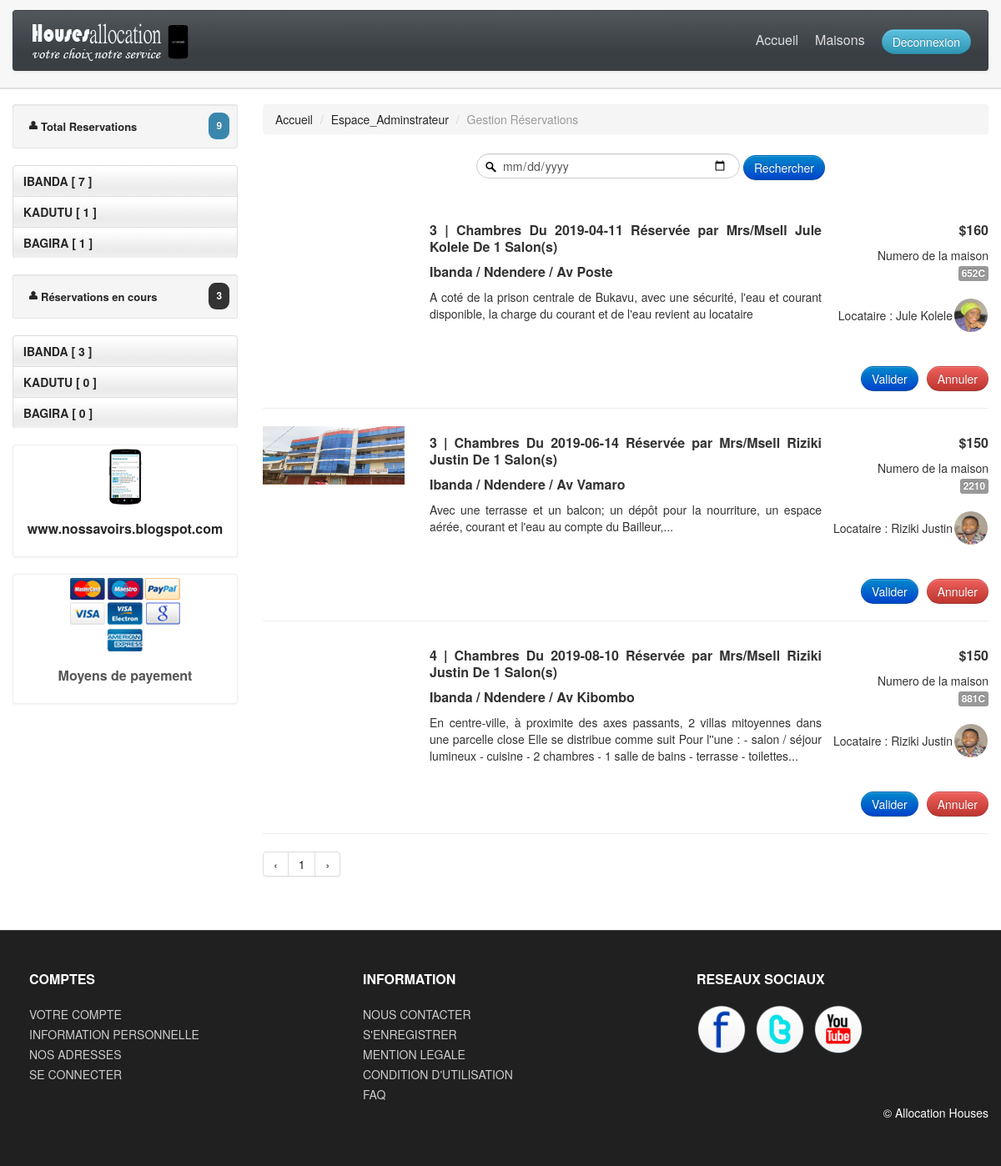
Page /gReservations.php (signed in) on the committed database.
### tables this page shows
CREATE TABLE IF NOT EXISTS `reservations` (
  `IdRes` int(11) NOT NULL AUTO_INCREMENT,
  `DateRes` date NOT NULL,
  `NbMois` int(11) NOT NULL,
  `DebutContrat` date NOT NULL,
  `StatutRes` varchar(30) NOT NULL,
  `IdLocat` int(11) DEFAULT NULL,
  `IdMaison` int(11) DEFAULT NULL,
  `IdAgent` int(11) DEFAULT NULL,
  `Accord` varchar(10) NOT NULL,
  PRIMARY KEY (`IdRes`),
  KEY `fk_reservations_maisons1_idx` (`IdMaison`),
  KEY `fk_reservations_locataires1_idx` (`IdLocat`),
  KEY `fk_reservations_agents1_idx` (`IdAgent`)
);

CREATE TABLE IF NOT EXISTS `maisons` (
  `IdM` int(11) NOT NULL AUTO_INCREMENT,
  `Libelle` longtext NOT NULL,
  `Num` varchar(30) NOT NULL,
  `Prix` int(11) NOT NULL,
  `Commune` varchar(30) NOT NULL,
  `Quartier` varchar(30) NOT NULL,
  `Avenue` varchar(30) NOT NULL,
  `NbChambre` int(11) NOT NULL,
  `NbSalon` int(11) NOT NULL,
  `NbDouche` int(11) NOT NULL,
  `Description` longtext NOT NULL,
  `EtatMaison` varchar(20) NOT NULL,
  `StatutMaison` varchar(10) NOT NULL,
  `DateOffre` date NOT NULL,
  `Photo` varchar(30) NOT NULL,
  `IdB` int(11) DEFAULT NULL,
  `IdAdm` int(11) DEFAULT NULL,
  PRIMARY KEY (`IdM`),
  KEY `fk_maisons_bailleurs_idx` (`IdB`),
  KEY `fk_maisons_agents1_idx` (`IdAdm`)
);

CREATE TABLE IF NOT EXISTS `locataires` (
  `IdLoc` int(11) NOT NULL AUTO_INCREMENT,
  `NomLoc` varchar(30) NOT NULL,
  `PrenomLoc` varchar(30) NOT NULL,
  `SexeLoc` varchar(10) NOT NULL,
  `DateNaissLoc` date NOT NULL,
  `EtatCivilLoc` varchar(15) NOT NULL,
  `NationaliteLoc` varchar(30) NOT NULL,
  `EmailLoc` varchar(30) NOT NULL,
  `ResidenceLoc` varchar(50) DEFAULT NULL,
  `NumPieceLoc` varchar(50) NOT NULL,
  `Password` varchar(30) NOT NULL,
  `TelephoneLoc` varchar(15) NOT NULL,
  `AvatarLoc` varchar(30) NOT NULL,
  PRIMARY KEY (`IdLoc`)
);

### gReservations.php (the view, shortened to what the rows shown need)
<?php
	include('config/connexion.php');
	if (isset($_SESSION['idAdmin'])) {
		$statutRes = 'Invalide';
?>
<!DOCTYPE html>
<html lang="fr">
  <head>
    <link id="callCss" rel="stylesheet" href="themes/bootshop/bootstrap.min.css" media="screen"/>
    <link href="themes/css/base.css" rel="stylesheet" media="screen"/>
	<link href="themes/css/bootstrap-responsive.min.css" rel="stylesheet"/>
	<link href="themes/css/font-awesome.css" rel="stylesheet" type="text/css">
	<link href="themes/js/google-code-prettify/prettify.css" rel="stylesheet"/>
  </head>
<body>
<div id="mainBody">
	<div class="container">
		<div class="row">
			<div class="span9">
				<div class="tab-content">
					<?php if (isset($_GET['action'])=='supp') {
							$reqAff = $bdd->prepare('SELECT * FROM reservations,locataires,maisons WHERE reservations.IdLocat = locataires.IdLoc AND reservations.Idmaison = maisons.IdM AND IdRes = :idRes');
						    $reqAff->execute(array('idRes' => $_GET['idRes']));
						    $result = $reqAff->fetch();
						    $idRes = $result['IdRes'];
						    if ($result) {
						        if (isset($_POST['annulerRes'])) {
									$req = $bdd->prepare('DELETE FROM reservations WHERE IdRes = :idRes');
							        $req->execute(array('idRes' => $_GET['idRes'] ));
								    if ($req) {
								        header('Location:gReservations.php');
								        echo "<meta http-equiv='refresh' content'0;URL=gReservations.php'>";
								    }else{
								    }
						        }
						    }
						?>
					<div id="login" class="modal  fade in"  role="dialog" aria-labelledby="login" aria-hidden="false" >
					  <div class="modal-header">
						<a href="gReservations.php" class="close"><span >x</span><meta http-equiv='refresh' content'0;URL=gReservations.php'></a>
						<h3>Annuler Réservation </h3>
					  </div>
			  			<div class="modal-body" style="text-align: center;">
							<form class="form-vertical loginFrm" method="POST" action="" >
				  				<h4> Voulez-vous vraiment annuler cette réservations de ? <h4 style="color: blue;"><?php echo $result['NomLoc'].' ?'; ?></h4> </h4>
							  	<table align="center">
								  <tr class="gallery">
								  	<td colspan="2">
								  		<span >
								  			<a href="themes/images/maisons/<?php echo $result['Photo']; ?>"><img width="200" style="border-radius: 200px;" src="themes/images/maisons/<?php echo $result['Photo']; ?>" alt=""/>
								  			</a>
								  		</span>
								  	</td>
								  </tr>
								  <tr><td>
								  	<div class="control-group">
								  	<input type="submit" id="inputEmail" class="btn btn-success" value="Oui" name="annulerRes">
								  	<a href="gReservations.php" id="inputEmail" class="btn btn-default"><span >Non</span><meta http-equiv='refresh' content'0;URL=gReservations.php'></a>
								  </div></td>
								 </tr>
								</table>
							</form>
			  			</div>
					</div>
					<?php }else{ ?>
					<br class="clr"/>
					<div class="tab-content ">
						<div class="tab-pane active" id="listView">
						 	<?php
						        if (isset($_POST['rechercher'])) {
						           $dateRes = $_POST['dtResRech'];
						           $reqRes = $bdd->prepare("SELECT * FROM reservations,locataires,maisons,agents
						           WHERE
						            	reservations.IdLocat = locataires.IdLoc
						            	AND reservations.IdMaison = maisons.IdM
						            	AND reservations.StatutRes = '$statutRes'
						            	AND DateRes LIKE '%$dateRes%' ORDER BY DateRes ASC");
						            $reqRes->execute();
						            $nbb = $reqRes->rowCount();
									if($nbb > 0){
						            while ($resAdmin = $reqRes->fetch()) { ?>
            				<div class="row">
								<div class="span2">
									<a href="themes/images/maisons/<?php echo $resAdmin['Photo']; ?>"><img style="width:100%" src="themes/images/maisons/<?php echo $resAdmin['Photo']; ?>" alt=""/></a>
								</div>
								<div class="span4" style="text-align: justify;">
									<h5 style="text-align: justify;"><?php echo $resAdmin['NbChambre']; ?> | Chambres Du <?php echo $resAdmin['DateRes']; ?> Réservée par Mrs/Msell <?php echo $resAdmin['NomLoc']; ?> De <?php echo $resAdmin['NbSalon']; ?> Salon(s)</h5>
									<h5><?php echo $resAdmin['Commune']; ?> / <?php echo $resAdmin['Quartier']; ?> / Av <?php echo $resAdmin['Avenue']; ?></h5>
									<p style="text-align: justify;">
									<?php echo utf8_encode($resAdmin['Description']); ?>
									</p>
								</div>
								<div class="span3 alignR">
									<div class="form-horizontal qtyFrm">
										<h4> $<?php echo $resAdmin['Prix']; ?></h4>
										 Numero de la maison <medium class="label"><?php echo $resAdmin['Num']; ?></medium>
										<br/>
										<br/>
										<div class="row">
											<table align="right">
												<tr style="margin-bottom: 10px;">
													<td>Locataire : <?php echo $resAdmin['NomLoc']; ?> </td>
													<td rowspan="2"><a href="themes/images/avatar_loc/<?php echo $resAdmin['AvatarLoc']; ?>"><img style="width: 40px; height: 40px; border-radius: 20px;" src="themes/images/avatar_loc/<?php echo $resAdmin['AvatarLoc']; ?>"  alt=""/></a>
													</td>
												</tr>
											</table>
										</div>
									</div><br><br>
									  <a href="?idResValid=<?php echo $resAdmin['IdRes']; ?>"  style="margin-right:10px"><span class="btn btn-medium btn-primary">Valider</span></a>
									  <a href="?action=supp&idRes=<?php echo $resAdmin['IdRes']; ?>" ><span class="btn btn-medium btn-danger pull-right">Annuler</span></a>
								</div>
								<hr class="soft"/>
							</div>
				            <?php }
				            		}elseif ($nbb <= 0) {
									echo '<center>
									<h2>Aucune Réservation correspondant à cette date </h2>
									<a href="gReservations.php"><h4 style="color:green"><==</h4></a></center>';
								}
            					}else{
					            	$statutRes = 'Invalide';
					            	$reqRes = $bdd->prepare("SELECT * FROM reservations,locataires,maisons,agents WHERE
					            		reservations.IdLocat = locataires.IdLoc AND reservations.IdMaison = maisons.IdM AND reservations.StatutRes = '$statutRes' ORDER BY DateRes ASC");
					            	$reqRes->execute();
					            	$nbb = $reqRes->rowCount();
									if($nbb > 0){
					            		while ($resAdmin = $reqRes->fetch()) { ?>
							<div class="row">
								<div class="span2">
									<a href="themes/images/maisons/<?php echo $resAdmin['Photo']; ?>"><img style="width:100%" src="themes/images/maisons/<?php echo $resAdmin['Photo']; ?>" alt=""/></a>
								</div>
								<div class="span5" style="text-align: justify;">
									<h5 style="text-align: justify;"><?php echo $resAdmin['NbChambre']; ?> | Chambres Du <?php echo $resAdmin['DateRes']; ?> Réservée par Mrs/Msell <?php echo $resAdmin['NomLoc']; ?> De <?php echo $resAdmin['NbSalon']; ?> Salon(s)</h5>
									<h5><?php echo $resAdmin['Commune']; ?> / <?php echo $resAdmin['Quartier']; ?> / Av <?php echo $resAdmin['Avenue']; ?></h5>
									<p style="text-align: justify;">
									<?php echo utf8_encode($resAdmin['Description']); ?>
									</p>
								</div>
								<div class="span2 alignR">
									<div class="form-horizontal qtyFrm">
										<h4> $<?php echo $resAdmin['Prix']; ?></h4>
										 Numero de la maison <medium class="label"><?php echo $resAdmin['Num']; ?></medium>
										<br/>
										<br/>
										<div class="row">
											<table align="right">
												<tr style="margin-bottom: 10px;">
													<td>Locataire : <?php echo $resAdmin['NomLoc']; ?> </td>
													<td rowspan="2"><a href="themes/images/avatar_loc/<?php echo $resAdmin['AvatarLoc']; ?>"><img style="width: 40px; height: 40px; border-radius: 20px;" src="themes/images/avatar_loc/<?php echo $resAdmin['AvatarLoc']; ?>"  alt=""/></a>
													</td>
												</tr>
											</table>
										</div>
									</div><br><br>
									  <a href="?idResValid=<?php echo $resAdmin['IdRes']; ?>"  style="margin-right:10px"><span class="btn btn-medium btn-primary">Valider</span></a>
									  <a href="?action=supp&idRes=<?php echo $resAdmin['IdRes']; ?>" ><span class="btn btn-medium btn-danger pull-right">Annuler</span></a>
								</div>
							</div>
							<hr class="soft"/>
				   			<?php
				   				}
				   			}elseif ($nbb <= 0) {
								echo '<center>
								<h2>Aucune Réservation en cours de réservations </h2>
								<a href="espace_admin.php"><h4 style="color:green"><==</h4></a></center>';
								}
				   			}
				   			} ?>
						   	<div class="pagination">
								<ul>
								</ul>
							</div>
							<br class="clr"/>
  						</div>
  					</div>
  				</div>
  			</div>
		</div>
	</div>
</div>
</body>
</html>
<?php
	}else{
	header('Location:index.php');
	}
?>

### rows in the picture
reservations: IdMaison.NbChambre "3", DateRes "2019-04-11", IdLocat.NomLoc "Jule Kolele", IdMaison.NbSalon "1", IdMaison.Commune "Ibanda", IdMaison.Quartier "Ndendere", IdMaison.Avenue "Poste", IdMaison.Description "A coté de la prison centrale de Bukavu, avec une sécurité, l'eau et courant disponible, la charge du courant et de l'eau revient au locataire", IdMaison.Prix "160", IdMaison.Num "652C", IdLocat.AvatarLoc (picture)
reservations: IdMaison.Photo (picture), IdMaison.NbChambre "3", DateRes "2019-06-14", IdLocat.NomLoc "Riziki Justin", IdMaison.NbSalon "1", IdMaison.Commune "Ibanda", IdMaison.Quartier "Ndendere", IdMaison.Avenue "Vamaro", IdMaison.Description "Avec une terrasse et un balcon; un dépôt pour la nourriture, un espace aérée, courant et l'eau au compte du Bailleur,...", IdMaison.Prix "150", IdMaison.Num "2210", IdLocat.AvatarLoc (picture)
reservations: IdMaison.NbChambre "4", DateRes "2019-08-10", IdLocat.NomLoc "Riziki Justin", IdMaison.NbSalon "1", IdMaison.Commune "Ibanda", IdMaison.Quartier "Ndendere", IdMaison.Avenue "Kibombo", IdMaison.Description "En centre-ville, à proximite des axes passants, 2 villas mitoyennes dans une parcelle close Elle se distribue comme suit Pour l''une : - salon / séjour lumineux - cuisine - 2 chambres - 1 salle de bains - terrasse - toilettes...", IdMaison.Prix "150", IdMaison.Num "881C", IdLocat.AvatarLoc (picture)

### other values in the picture
$resNb['nbRes'] "9"
$nbMaisonsIband "7"
$nbMaisonsKad "1"
$nbMaisonsBag "1"
$resNbInval['nbResInval'] "3"
$nbMaisonsInvIband "3"
$nbMaisonsInvKad "0"
$nbMaisonsInvBag "0"
